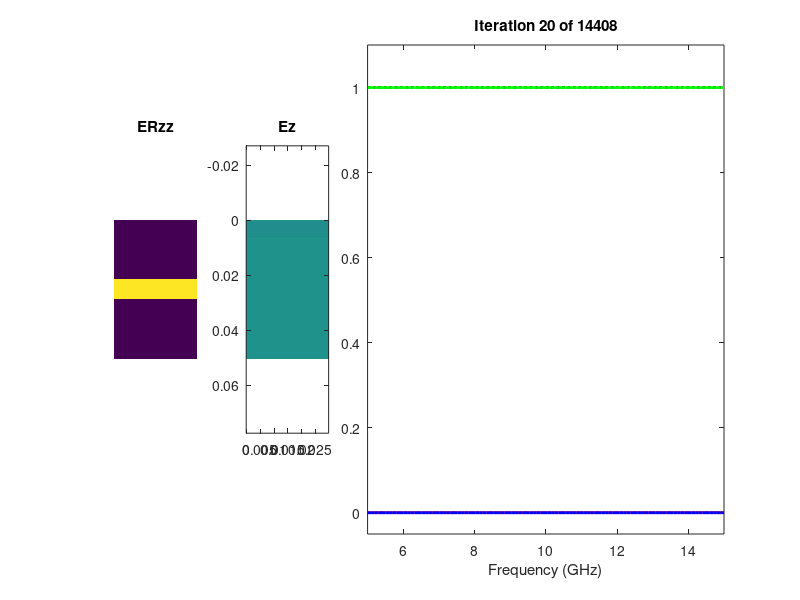

Write the MATLAB code that produced this figure. (Note: this script raises an error after producing the figure.)
% FDTD2D_EMode_Loss_Benchmark.m
% Add Reflectance and Transmittance Calculations

% INITIALIZE MATLAB
close all;
clc;
clear all;

% UNITS
degrees         = pi/180;
meters          = 1;
centimeters     = 1e-2 * meters;
millimmeters    = 1e-3 * meters;
micrometers     = 1e-6 * meters;
nanometers      = 1e-9 * meters;
inches          = 2.54 * centimeters;
feet            = 12 * inches;
seconds         = 1;
hertz           = 1/seconds;
kilohertz       = 1e3 * hertz;
megahertz       = 1e6 * hertz;
gigahertz       = 1e9 * hertz;
terahertz       = 1e12 * hertz;
petahertz       = 1e15 * hertz;

% CONSTANTS
e0 = 8.85418782e-12 * 1/meters;
u0 = 1.25663706e-6 * 1/meters;
N0 = sqrt(u0/e0);
c0 = 299792458 * meters/seconds;

% INITIALIZE FIGURE WINDOW
F1 = figure('Color','k', 'Position', [0 42 1922 954]);
set(F1, 'Name', 'Wavelength Response Graph');
set(F1, 'NumberTitle', 'off');

%%%%%%%%%%%%%%%%%%%%%%%%%%%%%%%%%%%%%%%%%%%%%%%%%%%%%%%%%%%%%%%%%%%%%%%%%%%
%% DASHBOARD
%%%%%%%%%%%%%%%%%%%%%%%%%%%%%%%%%%%%%%%%%%%%%%%%%%%%%%%%%%%%%%%%%%%%%%%%%%%

% SOURCE PARAMETERS
NFREQ   = 100;
freq1   = 5 * gigahertz;
freq2   = 15 * gigahertz;
FREQ    = linspace(freq1, freq2, NFREQ);

% LOSSY SLAB PARAMETERS
f0      = mean(FREQ);
lam0    = c0/f0;
d       = 0.25*lam0;
er      = 9.0;
sig     = 10;

% PML PARAMETERS
pml_ky   = 1;
pml_ay   = 1e-10;
pml_Npml = 3;
pml_R0   = 1e-8;

% GRID PARAMETERS
NRES    = 20;
Sx      = 1*lam0;
SPACER  = 0.5*(lam0) * [1 1];
NPML    = [20 20];
nmax    = sqrt(er);


%%%%%%%%%%%%%%%%%%%%%%%%%%%%%%%%%%%%%%%%%%%%%%%%%%%%%%%%%%%%%%%%%%%%%%%%%%%
%% CALCULATE GRID
%%%%%%%%%%%%%%%%%%%%%%%%%%%%%%%%%%%%%%%%%%%%%%%%%%%%%%%%%%%%%%%%%%%%%%%%%%%

% CALCULATE GRID RESOLUTION
lam_min     = c0/max(FREQ);
dx          = lam_min/nmax/NRES;
dy          = lam_min/nmax/NRES;

% SNAP GRID TO CRITICAl DIMENSIONS
ny = ceil(d/dy);
dy = d/ny;

% COMPUTE GRID SIZE
Nx = ceil(Sx/dx);
Sx = Nx*dx;

Sy = SPACER(1) + d + SPACER(2);
Ny = NPML(1) + ceil(Sy/dy) + NPML(2);
Sy = Ny*dy;

% 2X GRID PARAMETERS
Nx2 = 2*Nx;     dx2 = dx/2;
Ny2 = 2*Ny;     dy2 = dy/2;

% GRID AXES
xa = [0:Nx-1]*dx;
ya = [0:Ny-1]*dy;

%%%%%%%%%%%%%%%%%%%%%%%%%%%%%%%%%%%%%%%%%%%%%%%%%%%%%%%%%%%%%%%%%%%%%%%%%%%
%% BUILD DEVICE ON THE GRID
%%%%%%%%%%%%%%%%%%%%%%%%%%%%%%%%%%%%%%%%%%%%%%%%%%%%%%%%%%%%%%%%%%%%%%%%%%%

% INITIALIZE TO VACUUM

ERzz    = ones(Nx,Ny);
URxx    = ones(Nx,Ny);
URyy    = ones(Nx,Ny);
SIGzz   = zeros(Nx,Ny);

% BUILD THE SLAB
ny1 = NPML(1) + SPACER(1)/dy + 1;
ny2 = ny1 + round(d/dy) - 1;
ERzz(:, ny1:ny2) = er;
SIGzz(:,ny1:ny2) = sig;

% SHOW DEVICE
subplot(1,5,1);
imagesc(xa, ya, ERzz.');
axis equal tight off;
title('ERzz');


%%%%%%%%%%%%%%%%%%%%%%%%%%%%%%%%%%%%%%%%%%%%%%%%%%%%%%%%%%%%%%%%%%%%%%%%%%%
%% CALCULATE SOURCE
%%%%%%%%%%%%%%%%%%%%%%%%%%%%%%%%%%%%%%%%%%%%%%%%%%%%%%%%%%%%%%%%%%%%%%%%%%%

% COMPUTE STABLE TIME STEP
dmin    = min([dx dy]);
dt      = dmin/(2*c0);

% POSITION OF SOURCE and RECORD PLANES
ny_ref  = NPML(1) + 1;
ny_src  = ny_ref + 1;
ny_trn  = Ny - NPML(2);

% MATERIAL PROPERTIES
ursrc   = URxx(1, ny_src);
urtrn   = URxx(1, ny_trn);
nref    = sqrt(ursrc*ERzz(1,ny_ref));
ntrn    = sqrt(urtrn*ERzz(1,ny_trn));

% GAUSSIAN PULSE PARAMETERS
tau     = 0.5/max(FREQ);
t0      = 3*tau;

% CALCULATE NUMBER OF TIME STEPS
tprop   = nmax*Sy/c0;
t       = 2*t0 + 15*tprop;
STEPS   = ceil(t/dt);

% COMPUTE GAUSSIAN PULSE SOURCE
ETAsrc  = sqrt(URxx(1,ny_src)/ERzz(1, ny_src)); 
nsrc    = sqrt(URxx(1,ny_src)*ERzz(1, ny_src));
delt    = 0.5*dt +  0.5*nsrc*dy/c0;
t       = [0:STEPS-1]*dt;
Ezsrc   = exp(-((t - t0)/tau).^2);
Hxsrc   = (1/ETAsrc)*exp(-((t - t0 + delt)/tau).^2);

% COMPENSATE FOR DISPERSION
f0   = mean(FREQ);
k0   = 2*pi*f0/c0;
f    = c0*dt/sin(pi*f0*dt)*sin(k0*dy/2)/dy;
ERzz = f*ERzz;
URxx = f*URxx;
URyy = f*URyy;

%%%%%%%%%%%%%%%%%%%%%%%%%%%%%%%%%%%%%%%%%%%%%%%%%%%%%%%%%%%%%%%%%%%%%%%%%%%
%% CALCULATE PML CONDUCTIVITY ON 2X GRID
%%%%%%%%%%%%%%%%%%%%%%%%%%%%%%%%%%%%%%%%%%%%%%%%%%%%%%%%%%%%%%%%%%%%%%%%%%%

% INITIALIZE PML CONDUCTIVITIES
sigy2 = zeros(Nx2,Ny2);


% ADD YLO CONDUCTIVITY
sigmax = -(pml_Npml + 1)*log(pml_R0)/(4*N0*NPML(1)*dy2);
for ny = 1 : 2*NPML(1)
    ny1 = 2*NPML(1) - ny + 1;
    sigy2(:,ny1) = sigmax*(ny/2/NPML(1))^pml_Npml;
end

% ADD YHI CONDUCTIVITY
sigmax = -(pml_Npml + 1)*log(pml_R0)/(4*N0*NPML(2)*dy2);
for ny = 1 : 2*NPML(2)
    ny1 = Ny2 - 2*NPML(2) + ny;
    sigy2(:,ny1) = sigmax*(ny/2/NPML(2))^pml_Npml;
end


    
%%%%%%%%%%%%%%%%%%%%%%%%%%%%%%%%%%%%%%%%%%%%%%%%%%%%%%%%%%%%%%%%%%%%%%%%%%%
%% CALCULATE UPDATE COEFFICIENTS
%%%%%%%%%%%%%%%%%%%%%%%%%%%%%%%%%%%%%%%%%%%%%%%%%%%%%%%%%%%%%%%%%%%%%%%%%%%

% M
M = c0*dt;

% CALCULATE UPDATE COEFFICIENTS FOR Bx
sigy = sigy2(1:2:Nx2, 2:2:Ny2);
bBxy = exp(-(sigy/pml_ky + pml_ay)*dt/e0);
cBxy = sigy./(sigy*pml_ky + pml_ay*pml_ky^2).*(bBxy - 1);

% CALCULATE UPDATE COEFFICIENTS FOR Dz
sigy = sigy2(1:2:Nx2,1:2:Ny2);
bDzy = exp(-(sigy/pml_ky + pml_ay)*dt/e0);
cDzy = sigy./(sigy*pml_ky + pml_ay*pml_ky^2).*(bDzy - 1);

% CALCULATE UPDATE COEFFICIENTS FOR Ez
Az = (dt*c0)*SIGzz;

%%%%%%%%%%%%%%%%%%%%%%%%%%%%%%%%%%%%%%%%%%%%%%%%%%%%%%%%%%%%%%%%%%%%%%%%%%%
%% INITIALIZE FDTD TERMS
%%%%%%%%%%%%%%%%%%%%%%%%%%%%%%%%%%%%%%%%%%%%%%%%%%%%%%%%%%%%%%%%%%%%%%%%%%%

% INITIALIZE FIELDS TO ZERO
Bx = zeros(Nx, Ny);
By = zeros(Nx, Ny);
Hx = zeros(Nx, Ny);
Hy = zeros(Nx, Ny);
Dz = zeros(Nx, Ny);
Ez = zeros(Nx, Ny);

% INITIALIZE DERIVATIVE ARRAYS
dEzx = zeros(Nx, Ny);
dEzy = zeros(Nx, Ny);
dHxy = zeros(Nx, Ny);
dHyx = zeros(Nx, Ny);

% INITIALIZE CONVOLUTIONS
psiBx_ylo = zeros(Nx,NPML(1));
psiBx_yhi = zeros(Nx,NPML(2));
psiDz_ylo = zeros(Nx,NPML(1));
psiDz_yhi = zeros(Nx,NPML(2));

% INITIALIZE INTEGRATION
IEz = zeros(Nx, Ny);

% INITIALIZE FOURIER TRANSFORMS
K       = exp(-1i*2*pi*FREQ*dt);
EREF    = zeros(Nx, NFREQ);
ETRN    = zeros(Nx, NFREQ);
SRC     = zeros(1, NFREQ);


%%%%%%%%%%%%%%%%%%%%%%%%%%%%%%%%%%%%%%%%%%%%%%%%%%%%%%%%%%%%%%%%%%%%%%%%%%%
%% MAIN FDTD LOOP
%%%%%%%%%%%%%%%%%%%%%%%%%%%%%%%%%%%%%%%%%%%%%%%%%%%%%%%%%%%%%%%%%%%%%%%%%%%

%
% MAIN LOOP -- ITERATE OVER TIME
%
for T = 1 : STEPS
   
    % CALCULATE DERIVATIVES OF E
        % dEzy
        for nx = 1: Nx
            for ny  = 1 : Ny-1
                dEzy(nx,ny) = ( Ez(nx, ny+1) - Ez(nx,ny) )/dy;
            end
            dEzy(nx,Ny) = ( Ez(nx,1) - Ez(nx,Ny) )/dy;

        end
        % dEzx
        for ny = 1 : Ny
            for nx = 1 : Nx-1
                dEzx(nx,ny) = ( Ez(nx+1,ny) - Ez(nx,ny) )/dx;
            end
            dEzx(Nx,ny) = ( Ez(1,ny) - Ez(Nx,ny) )/dx;
        end
    % INCORPORATE TF/SF CORRRECTION
    dEzy(:, ny_src-1) = dEzy(:, ny_src-1) - Ezsrc(T)/dy;
      
    % UPDATE CONVOLUTIONS FOR B FIELD UPDATES
    psiBx_ylo = bBxy(:,1:NPML(1)).*psiBx_ylo ...
              + cBxy(:,1:NPML(1)).*dEzy(:,1:NPML(2));
    psiBx_yhi = bBxy(:,Ny-NPML(2)+1:Ny).*psiBx_yhi ...
              + cBxy(:,Ny-NPML(2)+1:Ny).*dEzy(:,Ny-NPML(2)+1:Ny);         
            
    % UPDATE B FROM E
    Bx                      = Bx - M*(dEzy/pml_ky);
    Bx(:,1:NPML(1))         = Bx(:,1:NPML(1)) - M*psiBx_ylo;
    Bx(:,Ny-NPML(2)+1:Ny)   = Bx(:,Ny-NPML(2)+1:Ny) - M*psiBx_yhi;
    
    By                      = By - M*(-dEzx);
    
    % UPDATE H FROM B
    Hx = Bx./URxx;
    Hy = By./URyy;
        
    % CALCULATE DERIVATIVES OF H
        % dHyx
        for ny = 1 : Ny
            dHyx(1,ny) = ( Hy(1,ny) - Hy(Nx,ny) )/dx;
            for nx = 2 : Nx
                dHyx(nx,ny) = ( Hy(nx,ny) - Hy(nx-1,ny) )/dx;
            end
        end
        % dHxy
        for nx = 1 : Nx
            dHxy(nx,1) = ( Hx(nx,1) - Hx(nx,Ny) )/dy;
            for ny = 2 : Ny
                dHxy(nx,ny) = ( Hx(nx,ny) - Hx(nx,ny-1) )/dy;
            end
        end
        
    % INCORPORATE TF/SF CORRECTIONS
    dHxy(:,ny_src) = dHxy(:,ny_src) - Hxsrc(T)/dy;
    
    
    % UPDATE CONVOLUITIONS FOR D FIELD UPDATE
    psiDz_ylo = bDzy(:,1:NPML(1)).*psiDz_ylo ...
              + cDzy(:,1:NPML(1)).*dHxy(:,1:NPML(2));      
    psiDz_yhi = bDzy(:,Ny-NPML(2)+1:Ny).*psiDz_yhi ...
              + cDzy(:,Ny-NPML(2)+1:Ny).*dHxy(:,Ny-NPML(2)+1:Ny);      
          
    % UPDATE D FROM H
    Dz                      = Dz + M*(dHyx - dHxy/pml_ky);
    Dz(:,1:NPML(1))         = Dz(:,1:NPML(1)) - M*psiDz_ylo;
    Dz(:,Ny-NPML(2)+1:Ny)   = Dz(:,Ny-NPML(2)+1:Ny) - M*psiDz_yhi;
    
    % UPDATE E FROM D
    IEz = IEz + Ez;
    Ez = (Dz - Az.*IEz)./ERzz;
    
    % UPDATE FOURIER TRANSFORMS
    for nfreq = 1 : NFREQ
        EREF(:, nfreq) = EREF(:, nfreq) +  (K(nfreq)^T)*Ez(:,ny_ref);
        ETRN(:, nfreq) = ETRN(:, nfreq) +  (K(nfreq)^T)*Ez(:,ny_trn);
        SRC(nfreq)     = SRC(nfreq)     +  (K(nfreq)^T)*Ezsrc(T);
    end
    
    % SHOW FIELDS
    if mod(T, 20) == 0
        
        % CALCULATE REF AND TRN
        REF = zeros(1, NFREQ);
        TRN = zeros(1, NFREQ);
        for nfreq = 1 : NFREQ
            % get next frequency
            lam0    = c0/FREQ(nfreq);
            k0      = 2*pi/lam0;
            % wave vector components
            m       = [-floor(Nx/2):+floor((Nx-1)/2)].';
            kxi     = 0 - m*2*pi/Sx;
            kyinc   = k0*nref;
            kyref   = sqrt((k0*nref)^2 - kxi.^2);
            kytrn   = sqrt((k0*ntrn)^2 - kxi.^2);
            % Reflection
            eref    = EREF(:,nfreq)/SRC(nfreq);
            aref    = fftshift(fft(eref))/Nx;
            RDE     = abs(aref).^2.*real(kyref/kyinc);
            REF(nfreq) = sum(RDE);
            
            % Transmission
            etrn    = ETRN(:,nfreq)/SRC(nfreq);
            atrn    = fftshift(fft(etrn))/Nx;
            TDE     = abs(atrn).^2.*real(ursrc/urtrn*kytrn/kyinc);
            TRN(nfreq) = sum(TDE);
        end
        RT = REF + TRN;
        ABS = 1 - RT;
        CON = ABS + RT;
        
        % SHOW FIELD
        subplot(1,5,2);
        imagesc(xa,ya,Ez.');
        axis equal tight;
        title('Ez');
        caxis([-1 +1]);
        
        % Show Frequency Response
        subplot(1, 5, 3:5);
        plot(FREQ/gigahertz, CON, ':k', 'LineWidth', 2); 
        hold on;
        plot(FREQ/gigahertz, REF, '-r', 'LineWidth', 2); 
        plot(FREQ/gigahertz, TRN, '-b','LineWidth', 2); 
        plot(FREQ/gigahertz, ABS, '-g','LineWidth', 2);
        
        hold off;
        axis tight;
        xlim([FREQ(1) FREQ(NFREQ)]/gigahertz);
        ylim([-0.05 1.1]);
        xlabel('Frequency (GHz)');
        title(['Iteration ' num2str(T) ' of ' num2str(STEPS) ])
        
        plot_darkmode
        drawnow;
    end
    
end









